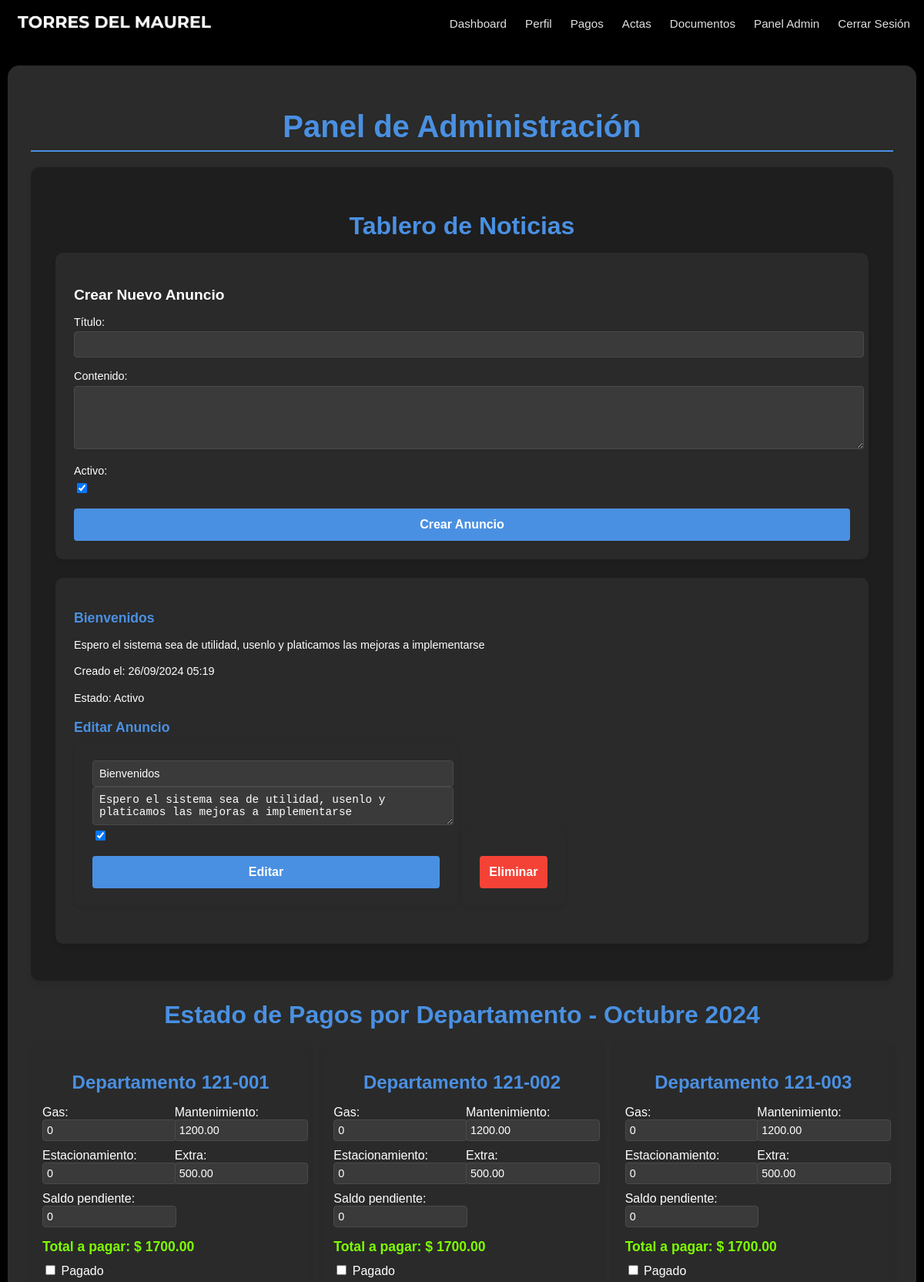
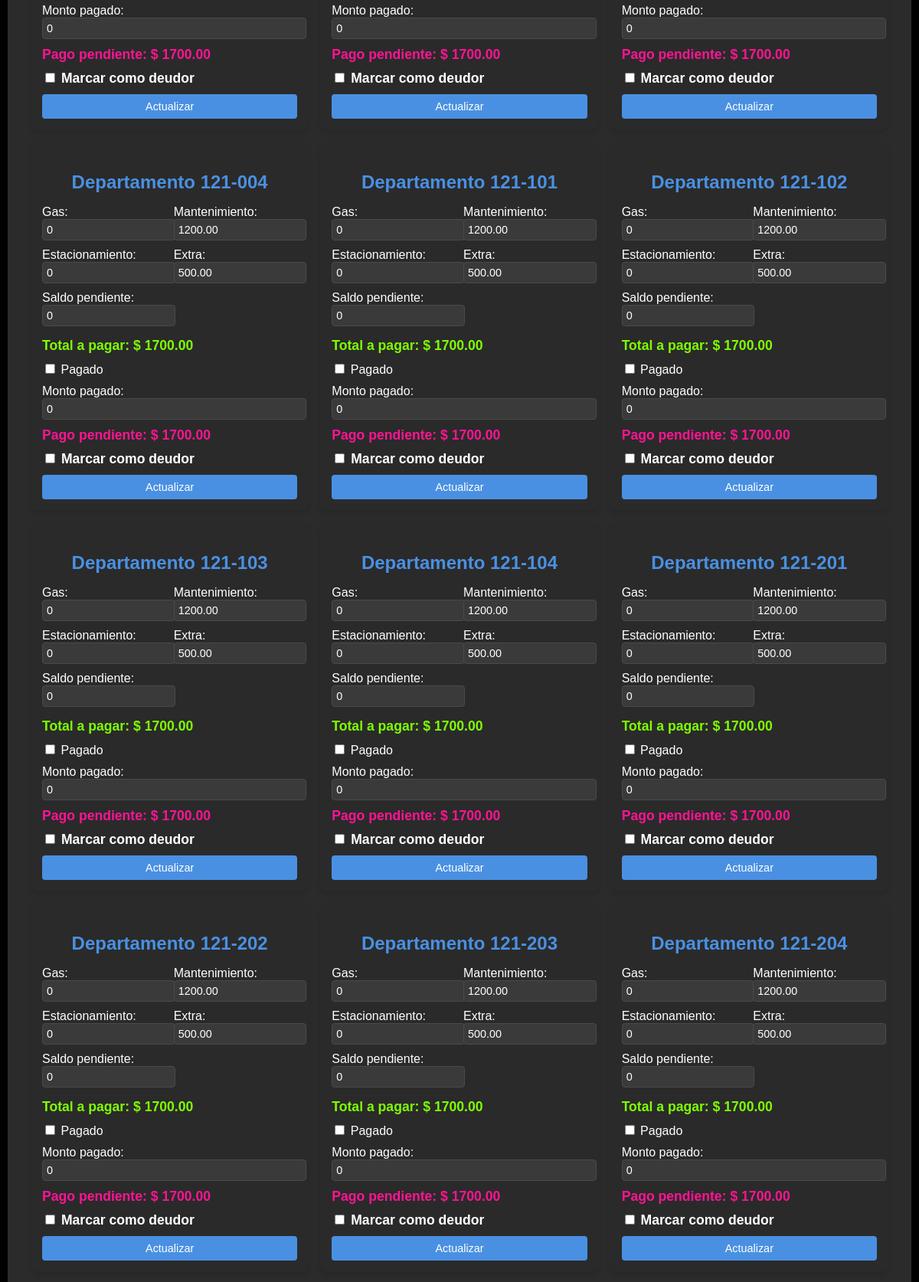
Screenshot of /panel/ (signed in, upper part) with the database file from the repository (2 pictures, top to bottom).
### website/models.py (models this page shows, shortened)
class Announcement(models.Model):
    title = models.CharField(max_length=200)
    content = models.TextField()
    created_at = models.DateTimeField(auto_now_add=True)
    updated_at = models.DateTimeField(auto_now=True)
    created_by = models.ForeignKey(settings.AUTH_USER_MODEL, on_delete=models.SET_NULL, null=True)
    is_active = models.BooleanField(default=True)
    class Meta:
        ordering = ['-created_at']

class CustomUser(AbstractUser):
    apartment_number = models.CharField(max_length=7, unique=True)
    email = models.EmailField(unique=True)
    phone_number = models.CharField(max_length=15, blank=True, null=True)
    is_first_login = models.BooleanField(default=True)
    is_debtor = models.BooleanField(default=False)

class MonthlyFees(models.Model):
    user = models.ForeignKey(CustomUser, on_delete=models.CASCADE, related_name='monthly_fees')
    month = models.DateField()
    gas_fee = models.DecimalField(max_digits=10, decimal_places=2, default=0)
    maintenance_fee = models.DecimalField(max_digits=10, decimal_places=2, default=1200)
    parking_fee = models.DecimalField(max_digits=10, decimal_places=2, default=0)
    extra_fee = models.DecimalField(max_digits=10, decimal_places=2, default=500)
    past_due = models.DecimalField(max_digits=10, decimal_places=2, default=0)
    is_paid = models.BooleanField(default=False)
    paid_amount = models.DecimalField(max_digits=10, decimal_places=2, default=0)
    class Meta:
        unique_together = ('user', 'month')
    @property
    def total_fee(self):
        return self.gas_fee + self.maintenance_fee + self.parking_fee + self.extra_fee + self.past_due
    @property
    def remaining_amount(self):
        return self.total_fee - self.paid_amount

### website/views.py (the view, shortened to what this page needs)
# urls.py: path('panel/', views.panel, name='panel'),
@login_required
@user_passes_test(lambda u: u.is_staff)
def panel(request):
    apartments = CustomUser.objects.filter(apartment_number__isnull=False).order_by('apartment_number')
    current_month = timezone.now().date().replace(day=1)
    announcements = Announcement.objects.all().order_by('-created_at')
    for apartment in apartments:
        MonthlyFees.objects.get_or_create(user=apartment, month=current_month)
    context = {
        'apartments': apartments,
        'current_month': current_month,
        'announcements': announcements,
        'announcement_form': AnnouncementForm(),
    }
    return render(request, 'panel.html', context)

### website/forms.py
class AnnouncementForm(forms.ModelForm):
    class Meta:
        model = Announcement
        fields = ['title', 'content', 'is_active']
        widgets = {
            'content': forms.Textarea(attrs={'rows': 4}),
        }
        labels = {
            'title': 'Título',
            'content': 'Contenido',
            'is_active': 'Activo',
        }

### website/templates/panel.html (shortened to what this page needs)
{% extends "base.html" %}
{% load static %}
{% block extra_css %}
<link rel="stylesheet" href="{% static 'css/panel.css' %}">
{% endblock %}
{% block content %}
<div class="admin-panel">
    <h1>Panel de Administración</h1>
    <div class="announcements-section">
        <h2>Tablero de Noticias</h2>
        <form class="announcement-form" method="post" action="{% url 'panel' %}">
            <h3>Crear Nuevo Anuncio</h3>
            {{ announcement_form.as_p }}
            <button type="submit" name="create_announcement">Crear Anuncio</button>
        </form>
        {% if announcements %}
            <ul class="announcements-list">
                {% for announcement in announcements %}
                    <li class="announcement-item">
                        <h3>{{ announcement.title }}</h3>
                        <p>{{ announcement.content }}</p>
                        <p>Creado el: {{ announcement.created_at|date:"d/m/Y H:i" }}</p>
                        <p>Estado: {% if announcement.is_active %}Activo{% else %}Inactivo{% endif %}</p>
                        <h3>Editar Anuncio</h3>
                        <form method="post" action="{% url 'panel' %}">
                            <input type="text" name="title" value="{{ announcement.title }}">
                            <textarea name="content">{{ announcement.content }}</textarea>
                            <input type="checkbox" name="is_active" {% if announcement.is_active %}checked{% endif %}>
                            <button type="submit" name="edit_announcement">Editar</button>
                        </form>
                        <form method="post" action="{% url 'panel' %}" onsubmit="return confirm('¿Está seguro de que desea eliminar este anuncio?')">
                            <button type="submit" name="delete_announcement">Eliminar</button>
                        </form>
                    </li>
                {% endfor %}
            </ul>
        {% else %}
            <p>No hay anuncios disponibles.</p>
        {% endif %}
    </div>
    <div class="apartments-section">
        <h2>Estado de Pagos por Departamento - {{ current_month|date:"F Y" }}</h2>
        <div class="apartments-list">
            {% for apartment in apartments %}
                {% if apartment.apartment_number %}
                    <div class="apartment-card">
                        <h3>Departamento {{ apartment.apartment_number }}</h3>
                        <form method="post">
                            <div class="fee-group">
                                <div class="fee-item">
                                    <label>Gas:</label>
                                    <input type="number" name="gas_fee" value="{{ apartment.monthly_fees.last.gas_fee|default:0 }}" step="0.01" class="fee-input">
                                </div>
                                <div class="fee-item">
                                    <label>Mantenimiento:</label>
                                    <input type="number" name="maintenance_fee" value="{{ apartment.monthly_fees.last.maintenance_fee|default:1200 }}" step="0.01" class="fee-input">
                                </div>
                                <div class="fee-item">
                                    <label>Estacionamiento:</label>
                                    <input type="number" name="parking_fee" value="{{ apartment.monthly_fees.last.parking_fee|default:0 }}" step="0.01" class="fee-input">
                                </div>
                                <div class="fee-item">
                                    <label>Extra:</label>
                                    <input type="number" name="extra_fee" value="{{ apartment.monthly_fees.last.extra_fee|default:500 }}" step="0.01" class="fee-input">
                                </div>
                                <div class="fee-item">
                                    <label>Saldo pendiente:</label>
                                    <input type="number" name="past_due" value="{{ apartment.monthly_fees.last.past_due|default:0 }}" step="0.01" class="fee-input">
                                </div>
                            </div>
                            <div class="total-amount">
                                Total a pagar: $ <span class="total-value">{{ apartment.monthly_fees.last.total_fee|default:0 }}</span>
                            </div>
                            <div class="payment-status">
                                <label class="checkbox-container">
                                    <input type="checkbox" name="is_paid" {% if apartment.monthly_fees.last.is_paid %}checked{% endif %}>
                                    Pagado
                                </label>
                            </div>
                            <div class="paid-amount">
                                <label>Monto pagado:</label>
                                <input type="number" name="paid_amount" value="{{ apartment.monthly_fees.last.paid_amount|default:0 }}" step="0.01" class="fee-input paid-amount-input">
                            </div>
                            <div class="pending-payment">
                                <label>Pago pendiente: $</label>
                                <span class="pending-value">{{ apartment.monthly_fees.last.remaining_amount|default:0 }}</span>
                            </div>
                            <div class="is-debtor">
                                <input type="checkbox" name="is_debtor" id="is_debtor_{{ apartment.id }}" {% if apartment.is_debtor %}checked{% endif %}>
                                <label for="is_debtor_{{ apartment.id }}">Marcar como deudor</label>
                            </div>
                            <button type="submit" class="update-btn">Actualizar</button>
                        </form>
                    </div>
                {% endif %}
            {% endfor %}
        </div>
    </div>
</div>
{% endblock %}

### website/static/css/base.css (style rules this page uses)
body { font-family: Arial, sans-serif; background-color: black; margin: 0; padding: 0; }

### rows the page displays
Announcement: title "Bienvenidos", content "Espero el sistema sea de utilidad, usenlo y platicamos las mejoras a implementarse", created_at "26/09/2024 05:19", shows "Activo", is_active "☑"
CustomUser: apartment_number "121-001", gas_fee "0", maintenance_fee "1200.00", parking_fee "0", extra_fee "500.00", past_due "0", monthly_fees.last.total_fee "1700.00", paid_amount "0", monthly_fees.last.remaining_amount "1700.00"
CustomUser: apartment_number "121-002", gas_fee "0", maintenance_fee "1200.00", parking_fee "0", extra_fee "500.00", past_due "0", monthly_fees.last.total_fee "1700.00", paid_amount "0", monthly_fees.last.remaining_amount "1700.00"
CustomUser: apartment_number "121-003", gas_fee "0", maintenance_fee "1200.00", parking_fee "0", extra_fee "500.00", past_due "0", monthly_fees.last.total_fee "1700.00", paid_amount "0", monthly_fees.last.remaining_amount "1700.00"
CustomUser: apartment_number "121-004", gas_fee "0", maintenance_fee "1200.00", parking_fee "0", extra_fee "500.00", past_due "0", monthly_fees.last.total_fee "1700.00", paid_amount "0", monthly_fees.last.remaining_amount "1700.00"
CustomUser: apartment_number "121-101", gas_fee "0", maintenance_fee "1200.00", parking_fee "0", extra_fee "500.00", past_due "0", monthly_fees.last.total_fee "1700.00", paid_amount "0", monthly_fees.last.remaining_amount "1700.00"
CustomUser: apartment_number "121-102", gas_fee "0", maintenance_fee "1200.00", parking_fee "0", extra_fee "500.00", past_due "0", monthly_fees.last.total_fee "1700.00", paid_amount "0", monthly_fees.last.remaining_amount "1700.00"
CustomUser: apartment_number "121-103", gas_fee "0", maintenance_fee "1200.00", parking_fee "0", extra_fee "500.00", past_due "0", monthly_fees.last.total_fee "1700.00", paid_amount "0", monthly_fees.last.remaining_amount "1700.00"
CustomUser: apartment_number "121-104", gas_fee "0", maintenance_fee "1200.00", parking_fee "0", extra_fee "500.00", past_due "0", monthly_fees.last.total_fee "1700.00", paid_amount "0", monthly_fees.last.remaining_amount "1700.00"
CustomUser: apartment_number "121-201", gas_fee "0", maintenance_fee "1200.00", parking_fee "0", extra_fee "500.00", past_due "0", monthly_fees.last.total_fee "1700.00", paid_amount "0", monthly_fees.last.remaining_amount "1700.00"
CustomUser: apartment_number "121-202", gas_fee "0", maintenance_fee "1200.00", parking_fee "0", extra_fee "500.00", past_due "0", monthly_fees.last.total_fee "1700.00", paid_amount "0", monthly_fees.last.remaining_amount "1700.00"
CustomUser: apartment_number "121-203", gas_fee "0", maintenance_fee "1200.00", parking_fee "0", extra_fee "500.00", past_due "0", monthly_fees.last.total_fee "1700.00", paid_amount "0", monthly_fees.last.remaining_amount "1700.00"
CustomUser: apartment_number "121-204", gas_fee "0", maintenance_fee "1200.00", parking_fee "0", extra_fee "500.00", past_due "0", monthly_fees.last.total_fee "1700.00", paid_amount "0", monthly_fees.last.remaining_amount "1700.00"

### other values shown
{{ current_month|date:"F Y" }} "Octubre 2024"
